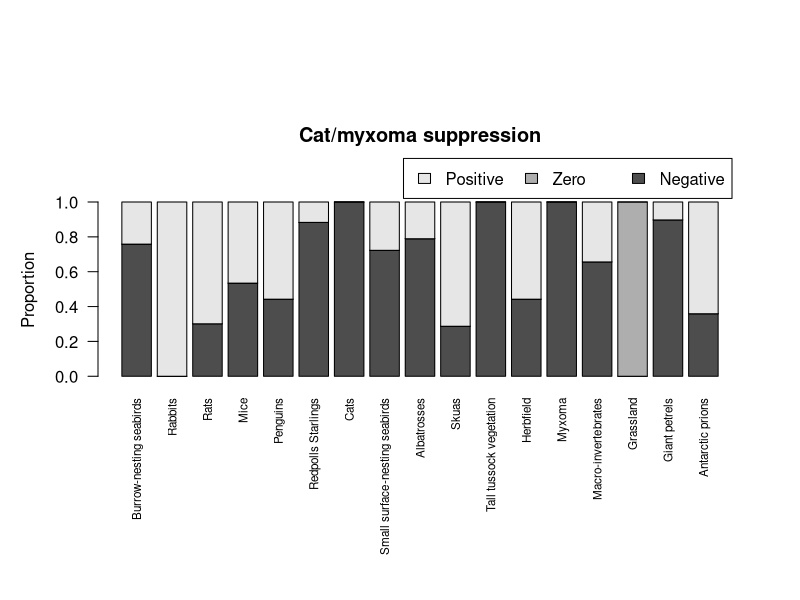
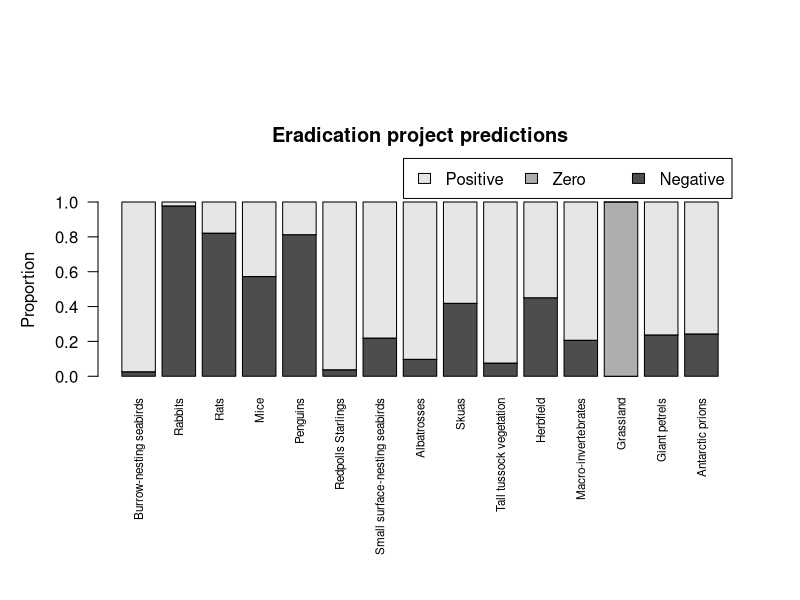
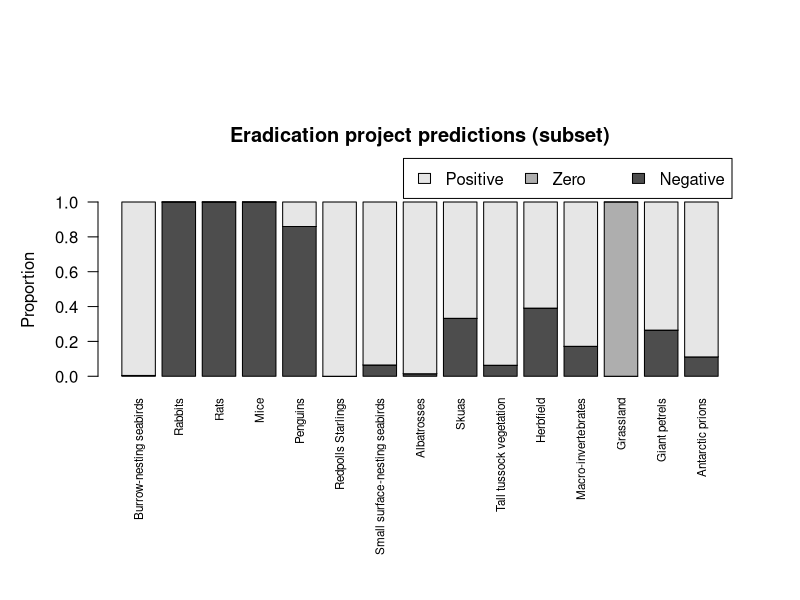

Recreate these plots in R, in order.
## This is an example of the modelling technique used in:
## Raymond, B. et al. (2010) Qualitative modelling of invasive species eradication on subantarctic Macquarie Island. Journal of Applied Ecology
##
## In this example, we take "uncertain" links into account by iterating over all possible combinations
##  of uncertain links.

##------------------------------------------------------------------------------
## read in the interactions data
## adjust the path here to match where you put the data file

x <- read.table("macquarie_interactions.csv", sep=",", header=TRUE)


##------------------------------------------------------------------------------
## initialise variables and settings

nwrand <- 1000 ## number of randomisations with different random weights on interaction strengths
max_nwrand <- 20*nwrand ##try a maximum of this many times to get the nwrand results

## for some variables, we can potentially store them as integers in order to save memory
## but we need to be careful: R uses 32-bit integers, so for very large nwrand, this might not be suitable
use_int_storage <- .Machine$integer.max > nwrand

## validation data: what can we use to ground-truth our models?
## these are responses to suppression of cats and myxoma (i.e. rabbits increased, tall tussock decreased, and cats decreased)
model_validation <- matrix(c("Rabbits", 1, "Tall tussock vegetation", -1, "Cats", -1), nrow=3, ncol=2, byrow=TRUE)
colnames(model_validation) <- c("response_node", "response_value")

##> model_validation
##     response_node             response_value
##[1, ] "Rabbits"                 "1"
##[2, ] "Tall tussock vegetation" "-1"
##[3, ] "Cats"                    "-1"


## get the list of unique names within these interactions
node_names <- unique(union(x$To, x$From))

## find the set of "unknown" links to iterate over
unk_idx <- grep("unknown", x$Importance, ignore.case=TRUE)

## for the purposes of demonstration, we will only include the first 5 unknown links
##  comment this line out to include all unknown links (but be prepared: the code will take a long time to run)
unk_idx <- unk_idx[1:5]

nruns <- 2^length(unk_idx)


## initialise some variables that will keep track of various things as we go
##  suffixes of _cm indicate that this variable applies to the cat/myxo suppression simulations
##  suffixes of _pcm indicate that this variable applied to the eradication project simulations (i.e. post cats and myxo)

stable_count_cm <- vector("numeric", nruns) ##per configuration, number of realisations that were stable
valid_count_cm <- vector("numeric", nruns) ##per configuration, number of realisations that were valid

if (use_int_storage) {
  rslog_cm <- array(as.integer(0), dim=c(nruns, length(node_names), 3))
} else {
  rslog_cm <- array(0, dim=c(nruns, length(node_names), 3))
}

## summary of predictions for each element in the model
rsummary_cm <- matrix(0, nrow=3, ncol=length(node_names))
rownames(rsummary_cm) <- c("Negative", "Zero", "Positive")
colnames(rsummary_cm) <- node_names

cm_idx <- grep("(cats|myxoma)", node_names, ignore.case=TRUE)
pcm_idx <- grep("[^(cats|myxoma)]", node_names, ignore.case=TRUE) ##which elements in the model are relevant for the eradication project (not cats or myxo)

pcm_node_names <- node_names[pcm_idx]

stable_count_pcm <- vector("numeric", nruns) ## per configuration, number of realisations that passed the additional stability test (after the removal of cats and myxo from the model)

pcm_results_cols <- grep("(rabbits|rats|mice)", node_names, ignore.case=TRUE) ## the columns in the A matrix that give the responses to perturbations of our eradication target species

## summary of predictions for each element in the model
rsummary_pcm <- matrix(0, nrow=3, ncol=length(pcm_node_names))
rownames(rsummary_pcm) <- c("Negative", "Zero", "Positive")
colnames(rsummary_pcm) <- pcm_node_names

## summary of predictions for each element in the model, but only for the subset of simulations in which the target species were actually suppressed
rsummary_pcm_subset <- matrix(0, nrow=3, ncol=length(pcm_node_names)) ##summary for successful runs
rownames(rsummary_pcm_subset) <- c("Negative", "Zero", "Positive")
colnames(rsummary_pcm_subset) <- pcm_node_names

## for each configuration (run), and for each node, the count of outcome types (either plus, zero, or minus)
if (use_int_storage) {
  rslog_pcm <- array(as.integer(0), dim=c(nruns, length(pcm_node_names), 3))
} else {
  rslog_pcm <- array(0, dim=c(nruns, length(pcm_node_names), 3))
}

## and the same for the subset of eradication runs
if (use_int_storage) {
  rslog_pcm_subset <- array(as.integer(0), dim=c(nruns, length(pcm_node_names), 3))
} else {
  rslog_pcm_subset <- array(0, dim=c(nruns, length(pcm_node_names), 3))
}

## keep count of how many times each possible outcome occurred with eradication
##  outcomes here are in terms of suppression of target species, ranging from none actually suppressed
##  to all successfully suppressed (i.e. 8 possible combinations for 3 target species)
if (use_int_storage) {
  rslog_pcmall3_outcome_count <- matrix(as.integer(0), nrow=nruns, ncol=8)
} else {
  rslog_pcmall3_outcome_count <- matrix(0, nrow=nruns, ncol=8)
}

diagval_max <- -0.25 ## maximum allowable value for self-limitation links

n <- length(node_names) ##number of nodes
n_pcm <- length(pcm_node_names) ##number of nodes once cats and myxo removed

## print out a summary of model
cat(sprintf("Summary of all non-minor interactions in the model:\n"))
for (k in (1:dim(x)[1])) {
  if (grepl("minor", x[k, ]$Importance, ignore.case=TRUE)) {
    next
  }
  this_importance <- as.character(x[k, ]$Importance)
  if (grepl("unknown", this_importance, ignore.case=TRUE)) {
    if (! k %in% unk_idx) {
      this_importance <- sprintf("%s ... but ignoring for demo purposes", this_importance)
    }
  }
  cat(sprintf("Link: %s to %s (%s, %s)\n", x[k, ]$From, x[k, ]$To, x[k, ]$Type, this_importance))
}

cat(sprintf("\n"))
cat(sprintf("\n%d unknown links (%d model runs)\n", length(unk_idx), nruns))

##------------------------------------------------------------------------------
## some supporting functions

integer.base.b <-
## adapted from code posted by Spencer Graves to the R mailing list
function(x, b=2){
        xi <- as.integer(x)
        if(any(is.na(xi) | ((x-xi)!=0)))
                print(list(ERROR="x not integer", x=x))
        N <- length(x)
        xMax <- max(x)
        ndigits <- max(1, (floor(logb(xMax, base=2))+1))
        Base.b <- array(NA, dim=c(N, ndigits))
        for(i in 1:ndigits){
                Base.b[, ndigits-i+1] <- (x %% b)
                x <- (x %/% b)
        }
        Base.b
}

bitget <- function(x, bit) {
  ## returns the value of bit in x (in binary representation)
  if (bit<1) stop("positive bit required")
  x <- integer.base.b(x, 2)
  x <- t(apply(x, 1, rev))
  if (bit>dim(x)[2]) 0 else x[, bit]
}


##------------------------------------------------------------------------------
## do the actual computations

cat(sprintf("Main loop started at: %s\n  Progress: ", date()))

for (ri in (1:nruns)) {
  ## show progress ...
  temp <- floor(ri/nruns*100)
  if (temp>floor((ri-1)/nruns*100)) {
    if (temp>1) {
        cat(sprintf("\b\b\b\b"))
    }
    cat(sprintf(" %d%%", temp))
  }

  ## which links to we want included in this iteration?
  for (k in (1:length(unk_idx))) {
    if (bitget(ri-1, k)) {
      ##force this unknown link to be included in this run
      x[unk_idx[k], ]$Importance <- "Major"
    } else {
      x[unk_idx[k], ]$Importance <- "Minor" ## force it to be excluded from this run
    }
  }

  ## initialise the interactions matrix A
  A <- matrix(0, nrow=n, ncol=n)
  colnames(A) <- node_names
  rownames(A) <- node_names

  ## computations expect convention A[i, j] is the effect on i from j

  for (k in (1:dim(x)[1])) {
    if (grepl("minor", x[k, ]$Importance, ignore.case=TRUE)) {
    ## ignore "minor" links
      next
    }
    this_from <- as.character(x[k, ]$From) ## the "from" element of the interaction
    this_to <- as.character(x[k, ]$To) ## the "to" element of the interaction
    if (grepl("competition", x[k, ]$Type, ignore.case=TRUE)) {
      A[this_from, this_to] <- -1
      A[this_to, this_from] <- -1
    } else if (grepl("habitat", x[k, ]$Type, ignore.case=TRUE) || grepl("positive", x[k, ]$Type, ignore.case=TRUE)) {
      A[this_to, this_from] <- 1
    } else if (grepl("limiting", x[k, ]$Type, ignore.case=TRUE)) {
      A[this_to, this_from] <- -1
    } else if (grepl("negative", x[k, ]$Type, ignore.case=TRUE)) {
      A[this_to, this_from] <- -1
    } else if (grepl("predator-prey", x[k, ]$Type, ignore.case=TRUE)) {
      A[this_from, this_to] <- 1
      A[this_to, this_from] <- -1
    } else if (grepl("scavenging", x[k, ]$Type, ignore.case=TRUE)) {
      A[this_from, this_to] <- 1
    } else {
      stop(sprintf("unrecognised link type %s (%s to %s)", x[k, ]$Type, this_from, this_to))
    }
  }

  this_valid_count <- 0

  ## now loop many times, each time generating new (random) weights in A
  for (twi in 1:max_nwrand) {
    ## randomisation of weights in A, in range 0.01-1
    wA <- matrix(runif(n^2), nrow=n)*0.99+0.01
    wA <- wA*sign(A)
    ## but make sure diagonals are between -1 and diagval_max
    temp <- diag(rep(1, dim(A)[1]))
    wA <- wA*(1-temp)+(-1-diagval_max)*diag(runif(n))+diagval_max*temp

    ## calculate the response, and check the validation criteria
    adjwA <- -solve(wA) ##negative inverse of wA
    adjwA[abs(adjwA)<1e-07] <- 0 ## set very small responses to zero

    ## check that response fits validation data
    this_valid <- TRUE
    ## check all validation criteria: if any fail, then this model is not valid
    for (k in 1:dim(model_validation)[1]) {
      temp_response <- -adjwA[, cm_idx]
      if (dim(temp_response)[2]>1) {
        ## sum response over the individual responses
        temp_response <- rowSums(temp_response)
      }
      temp_response <- sign(temp_response)
      if (temp_response[model_validation[k, "response_node"]] != model_validation[k, "response_value"]) {
        this_valid <- FALSE ##not valid
        break
      }
    }

    if (!this_valid) next ## not valid, so discard this realisation

    ## ok, this realisation is valid: is it also stable?
    if (!all(Re(eigen(wA, only.values=TRUE)$values)<0)) {
      ## not stable
      next
    }

    ## so if we got this far, this realisation is both valid and stable
    stable_count_cm[ri] <- stable_count_cm[ri]+1
    this_valid_count <- this_valid_count+1

    ## find the predicted response to cat/myxo suppression
    temp <- -adjwA[, cm_idx]
    if (dim(temp)[2]>1)   temp <- rowSums(temp)    ## sum response over the individual responses (i.e. total response is the sum of responses to cat and myxo suppression)

    temp <- sign(temp) ## only interested in signs of responses

    rslog_cm[ri, , 1] <- rslog_cm[ri, , 1]+as.integer(temp==-1)
    ##note that if rslog_cm is not integer (i.e. use_int_storage is false), then rslog_cm[ri, , 1]+as.integer(temp==-1) will be of type double anyway, so we will be OK
    rslog_cm[ri, , 2] <- rslog_cm[ri, , 2]+as.integer(temp==0)
    rslog_cm[ri, , 3] <- rslog_cm[ri, , 3]+as.integer(temp==1)

    rsummary_cm[1, ] <- rsummary_cm[1, ]+as.double(temp==-1)
    rsummary_cm[2, ] <- rsummary_cm[2, ]+as.double(temp==0)
    rsummary_cm[3, ] <- rsummary_cm[3, ]+as.double(temp==1)


    ## now simulate the eradication project

    wA <- wA[pcm_idx, pcm_idx] ##drop the columns and rows associated with cats and myxo

    ##check stability of model with cats and myxo and their associated links removed
    this_pcm_stable <- 1
    if (!all(Re(eigen(wA, only.values=TRUE)$values)<0)) {
      this_pcm_stable <- 0
    }

    if (this_pcm_stable) {
      stable_count_pcm[ri] <- stable_count_pcm[ri]+1

      adjwA <- -solve(wA) ##negative inverse of wA
      adjwA[abs(adjwA)<1e-07] <- 0 ## set very small responses to zero

      ## predicted response to eradication project
      temp <- -adjwA[, pcm_results_cols]
      if (dim(temp)[2]>1) temp <- rowSums(temp)
      temp <- sign(temp)
      rslog_pcm[ri, , 1] <- rslog_pcm[ri, , 1]+as.integer(temp==-1)
      rslog_pcm[ri, , 2] <- rslog_pcm[ri, , 2]+as.integer(temp==0)
      rslog_pcm[ri, , 3] <- rslog_pcm[ri, , 3]+as.integer(temp==1)

      rsummary_pcm[1, ] <- rsummary_pcm[1, ]+as.double(temp==-1)
      rsummary_pcm[2, ] <- rsummary_pcm[2, ]+as.double(temp==0)
      rsummary_pcm[3, ] <- rsummary_pcm[3, ]+as.double(temp==1)


      ## now if result matched expected decreases, keep track separately
      if (all(temp[pcm_results_cols]<0)) {
        rslog_pcm_subset[ri, , 1] <- rslog_pcm_subset[ri, , 1]+as.integer(temp==-1)
        rslog_pcm_subset[ri, , 2] <- rslog_pcm_subset[ri, , 2]+as.integer(temp==0)
        rslog_pcm_subset[ri, , 3] <- rslog_pcm_subset[ri, , 3]+as.integer(temp==1)

        rsummary_pcm_subset[1, ] <- rsummary_pcm_subset[1, ]+as.double(temp==-1)
        rsummary_pcm_subset[2, ] <- rsummary_pcm_subset[2, ]+as.double(temp==0)
        rsummary_pcm_subset[3, ] <- rsummary_pcm_subset[3, ]+as.double(temp==1)
      }

      ## also keep track of combinations of outcomes
      for (tempq in 1:8) {
      	  ##temp[pcm_results_cols] this is the response of the pcm target species (rabbits, rats, and mice)
	  ## for this outcome combination, we want to know if only a certain subset of the target species were actually suppressed
	  if (identical(as.double(temp[pcm_results_cols]==-1), as.double(integer.base.b(tempq-1, 2)))) {
      	     rslog_pcmall3_outcome_count[ri, tempq] <- rslog_pcmall3_outcome_count[ri, tempq]+1;
      	  }
      }
    } ## if this_pcm_stable
    if (this_valid_count==nwrand) {
      ## we are trying up to max_nwrand times, but if we"ve achieved our target of nwrand valid configurations, bail out
      break
    }
  } ##end twi loop
  valid_count_cm[ri] <- this_valid_count
} ## end looping nruns
cat(sprintf("\n"))

##------------------------------------------------------------------------------
## show some outputs

## first do some scaling of our logged variables so that each model configuration is equally weighted in the overall results
##  (this might not be the case if we were unable to achieve the desired nwrand realisations for some model configs)

tempsummary_cm <- matrix(0, nrow=length(node_names), ncol=3)
tempsummary_pcm <- matrix(0, nrow=length(pcm_node_names), ncol=3)
tempsummary_pcm_subset <- matrix(0, nrow=length(pcm_node_names), ncol=3)
for (k in (1:nruns)) {
  tempsummary_cm <- tempsummary_cm+rslog_cm[k, , ]/rowSums(rslog_cm[k, , ])[1]
  tempsummary_pcm <- tempsummary_pcm+rslog_pcm[k, , ]/rowSums(rslog_pcm[k, , ])[1]
  tempsummary_pcm_subset <- tempsummary_pcm_subset+rslog_pcm_subset[k, , ]/rowSums(rslog_pcm_subset[k, , ])[1]
}
rsummary_cm <- t(tempsummary_cm/nruns)
rownames(rsummary_cm) <- c("Negative", "Zero", "Positive")
colnames(rsummary_cm) <- node_names

rsummary_pcm <- t(tempsummary_pcm/nruns)
rownames(rsummary_pcm) <- c("Negative", "Zero", "Positive")
colnames(rsummary_pcm) <- pcm_node_names
rsummary_pcm_subset <- t(tempsummary_pcm_subset/nruns)
rownames(rsummary_pcm_subset) <- c("Negative", "Zero", "Positive")
colnames(rsummary_pcm_subset) <- pcm_node_names


## outcomes of cat/myxo suppression
par(mfrow=c(2, 1), fig=c(0.02, 0.98, 0.2, 0.8))
barplot(rsummary_cm, cex.names=0.7, las=2, legend=TRUE, xpd=TRUE, args.legend=list(horiz=TRUE, y=1.25), ylab="Proportion")
title("Cat/myxoma suppression", line=3)


## outcomes of eradication project
## all simulation runs
par(mfrow=c(2, 1), fig=c(0.02, 0.98, 0.2, 0.8))
barplot(rsummary_pcm, cex.names=0.7, las=2, legend=TRUE, xpd=TRUE, args.legend=list(horiz=TRUE, y=1.25), ylab="Proportion")
title("Eradication project predictions", line=3)

## also show only those in which the target species were actually suppressed
par(mfrow=c(2, 1), fig=c(0.02, 0.98, 0.2, 0.8))
barplot(rsummary_pcm_subset, cex.names=0.7, las=2, legend=TRUE, xpd=TRUE, args.legend=list(horiz=TRUE, y=1.25), ylab="Proportion")
title("Eradication project predictions (subset)", line=3)



## what outcomes did we get, and how often?
##  weight results equally across model configurations
tempoutcome <- matrix(0, nrow=nruns, ncol=8)
for (k in (1:nruns)) {
    tempoutcome[k, ] <- rslog_pcmall3_outcome_count[k, ]/sum(rslog_pcmall3_outcome_count[k, ])
}
tempoutcome <- as.matrix(colMeans(tempoutcome)*100)

## construct vector of names of the species that were suppressed in each outcome scenario
tempfun <- function(q) paste(pcm_node_names[pcm_results_cols[which(rev(integer.base.b(q-1)==1))]], collapse="/")
tempnames <- sapply(1:8, tempfun)
tempnames[1] <- "None"

rownames(tempoutcome) <- tempnames
colnames(tempoutcome) <- "Percentage of models"
## print results
cat("Frequency of outcomes: which combinations of species were successfully suppressed, how often?")
print(tempoutcome)

